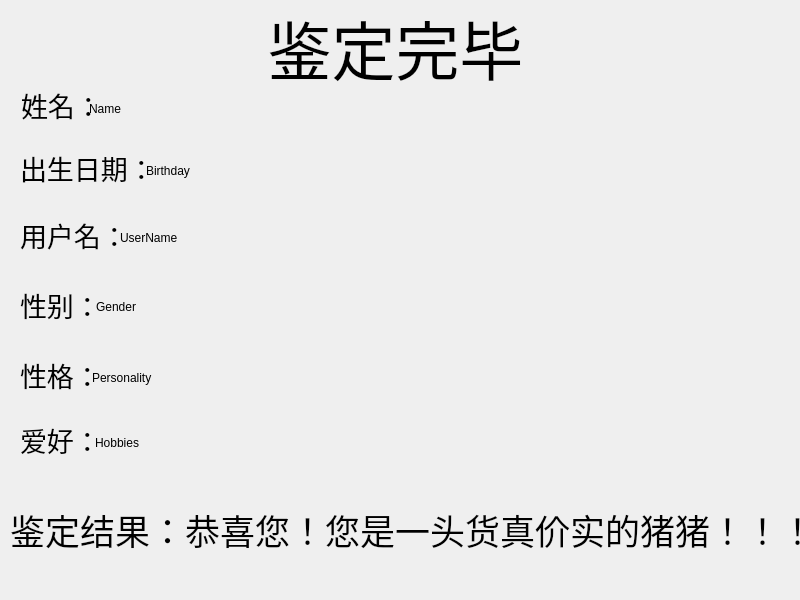
<?xml version="1.0" encoding="UTF-8"?>
<ui version="4.0">
 <class>Findings</class>
 <widget class="QWidget" name="Findings">
  <property name="geometry">
   <rect>
    <x>0</x>
    <y>0</y>
    <width>800</width>
    <height>600</height>
   </rect>
  </property>
  <property name="windowTitle">
   <string>Form</string>
  </property>
  <widget class="QLabel" name="OK_Label">
   <property name="geometry">
    <rect>
     <x>150</x>
     <y>0</y>
     <width>491</width>
     <height>91</height>
    </rect>
   </property>
   <property name="text">
    <string>&lt;html&gt;&lt;head/&gt;&lt;body&gt;&lt;p align=&quot;center&quot;&gt;&lt;span style=&quot; font-size:48pt;&quot;&gt;鉴定完毕&lt;/span&gt;&lt;/p&gt;&lt;/body&gt;&lt;/html&gt;</string>
   </property>
  </widget>
  <widget class="QLabel" name="UserName_Label">
   <property name="geometry">
    <rect>
     <x>20</x>
     <y>210</y>
     <width>108</width>
     <height>51</height>
    </rect>
   </property>
   <property name="text">
    <string>&lt;html&gt;&lt;head/&gt;&lt;body&gt;&lt;p&gt;&lt;span style=&quot; font-size:20pt;&quot;&gt;用户名：&lt;/span&gt;&lt;/p&gt;&lt;/body&gt;&lt;/html&gt;</string>
   </property>
  </widget>
  <widget class="QLabel" name="Hobbies_Label">
   <property name="geometry">
    <rect>
     <x>20</x>
     <y>420</y>
     <width>108</width>
     <height>41</height>
    </rect>
   </property>
   <property name="text">
    <string>&lt;html&gt;&lt;head/&gt;&lt;body&gt;&lt;p&gt;&lt;span style=&quot; font-size:20pt;&quot;&gt;爱好：&lt;/span&gt;&lt;/p&gt;&lt;/body&gt;&lt;/html&gt;</string>
   </property>
  </widget>
  <widget class="QLabel" name="Gender_Label">
   <property name="geometry">
    <rect>
     <x>20</x>
     <y>280</y>
     <width>108</width>
     <height>51</height>
    </rect>
   </property>
   <property name="text">
    <string>&lt;html&gt;&lt;head/&gt;&lt;body&gt;&lt;p&gt;&lt;span style=&quot; font-size:20pt;&quot;&gt;性别：&lt;/span&gt;&lt;/p&gt;&lt;/body&gt;&lt;/html&gt;</string>
   </property>
  </widget>
  <widget class="QLabel" name="Birthday_Label">
   <property name="geometry">
    <rect>
     <x>20</x>
     <y>143</y>
     <width>131</width>
     <height>51</height>
    </rect>
   </property>
   <property name="text">
    <string>&lt;html&gt;&lt;head/&gt;&lt;body&gt;&lt;p&gt;&lt;span style=&quot; font-size:20pt;&quot;&gt;出生日期：&lt;/span&gt;&lt;/p&gt;&lt;/body&gt;&lt;/html&gt;</string>
   </property>
  </widget>
  <widget class="QLabel" name="Name_Label">
   <property name="geometry">
    <rect>
     <x>21</x>
     <y>80</y>
     <width>108</width>
     <height>51</height>
    </rect>
   </property>
   <property name="text">
    <string>&lt;html&gt;&lt;head/&gt;&lt;body&gt;&lt;p&gt;&lt;span style=&quot; font-size:20pt;&quot;&gt;姓名：&lt;/span&gt;&lt;/p&gt;&lt;/body&gt;&lt;/html&gt;</string>
   </property>
  </widget>
  <widget class="QLabel" name="Personality_Label">
   <property name="geometry">
    <rect>
     <x>20</x>
     <y>350</y>
     <width>108</width>
     <height>51</height>
    </rect>
   </property>
   <property name="text">
    <string>&lt;html&gt;&lt;head/&gt;&lt;body&gt;&lt;p&gt;&lt;span style=&quot; font-size:20pt;&quot;&gt;性格：&lt;/span&gt;&lt;/p&gt;&lt;/body&gt;&lt;/html&gt;</string>
   </property>
  </widget>
  <widget class="QLabel" name="Name">
   <property name="geometry">
    <rect>
     <x>89</x>
     <y>88</y>
     <width>101</width>
     <height>41</height>
    </rect>
   </property>
   <property name="text">
    <string>Name</string>
   </property>
  </widget>
  <widget class="QLabel" name="Birthday">
   <property name="geometry">
    <rect>
     <x>146</x>
     <y>150</y>
     <width>101</width>
     <height>41</height>
    </rect>
   </property>
   <property name="text">
    <string>Birthday</string>
   </property>
  </widget>
  <widget class="QLabel" name="UserName">
   <property name="geometry">
    <rect>
     <x>120</x>
     <y>217</y>
     <width>101</width>
     <height>41</height>
    </rect>
   </property>
   <property name="text">
    <string>UserName</string>
   </property>
  </widget>
  <widget class="QLabel" name="Gender">
   <property name="geometry">
    <rect>
     <x>96</x>
     <y>286</y>
     <width>101</width>
     <height>41</height>
    </rect>
   </property>
   <property name="text">
    <string>Gender</string>
   </property>
  </widget>
  <widget class="QLabel" name="Personality">
   <property name="geometry">
    <rect>
     <x>92</x>
     <y>357</y>
     <width>101</width>
     <height>41</height>
    </rect>
   </property>
   <property name="text">
    <string>Personality</string>
   </property>
  </widget>
  <widget class="QLabel" name="Hobbies">
   <property name="geometry">
    <rect>
     <x>95</x>
     <y>422</y>
     <width>101</width>
     <height>41</height>
    </rect>
   </property>
   <property name="text">
    <string>Hobbies</string>
   </property>
  </widget>
  <widget class="QLabel" name="Findings_Label">
   <property name="geometry">
    <rect>
     <x>10</x>
     <y>500</y>
     <width>791</width>
     <height>61</height>
    </rect>
   </property>
   <property name="text">
    <string>&lt;html&gt;&lt;head/&gt;&lt;body&gt;&lt;p&gt;&lt;span style=&quot; font-size:26pt;&quot;&gt;鉴定结果：恭喜您！您是一头货真价实的猪猪！！！&lt;/span&gt;&lt;/p&gt;&lt;/body&gt;&lt;/html&gt;</string>
   </property>
  </widget>
 </widget>
 <resources/>
 <connections/>
</ui>
